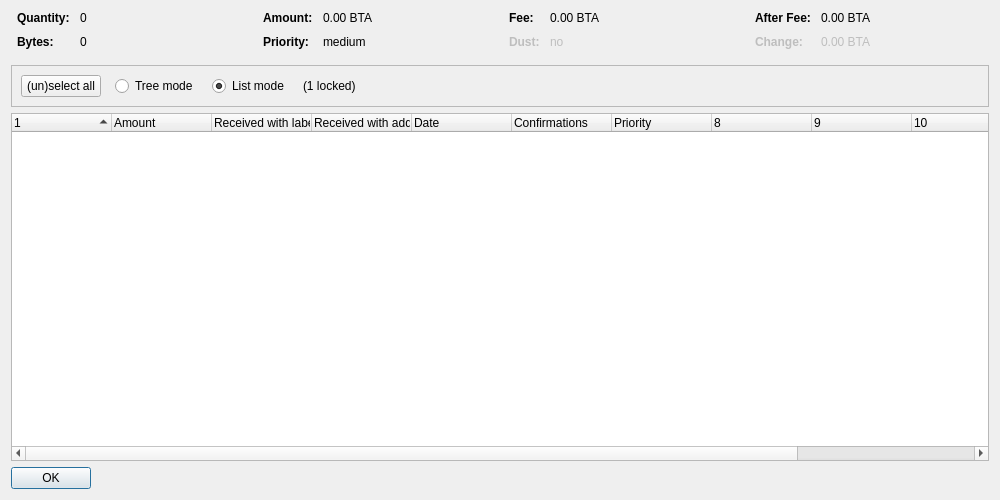
<?xml version="1.0" encoding="UTF-8"?>
<ui version="4.0">
 <class>CoinControlDialog</class>
 <widget class="QDialog" name="CoinControlDialog">
  <property name="geometry">
   <rect>
    <x>0</x>
    <y>0</y>
    <width>1000</width>
    <height>500</height>
   </rect>
  </property>
  <property name="windowTitle">
   <string>Coin Selection</string>
  </property>
  <layout class="QVBoxLayout" name="verticalLayout">
   <item>
    <layout class="QHBoxLayout" name="horizontalLayoutTop" stretch="0,0,0,0">
     <property name="topMargin">
      <number>0</number>
     </property>
     <property name="bottomMargin">
      <number>10</number>
     </property>
     <item>
      <layout class="QFormLayout" name="formLayoutCoinControl1">
       <property name="horizontalSpacing">
        <number>10</number>
       </property>
       <property name="verticalSpacing">
        <number>10</number>
       </property>
       <property name="leftMargin">
        <number>6</number>
       </property>
       <property name="rightMargin">
        <number>6</number>
       </property>
       <item row="0" column="0">
        <widget class="QLabel" name="labelCoinControlQuantityText">
         <property name="font">
          <font>
           <weight>75</weight>
           <bold>true</bold>
          </font>
         </property>
         <property name="text">
          <string>Quantity:</string>
         </property>
        </widget>
       </item>
       <item row="0" column="1">
        <widget class="QLabel" name="labelCoinControlQuantity">
         <property name="cursor">
          <cursorShape>IBeamCursor</cursorShape>
         </property>
         <property name="contextMenuPolicy">
          <enum>Qt::ActionsContextMenu</enum>
         </property>
         <property name="text">
          <string notr="true">0</string>
         </property>
         <property name="textInteractionFlags">
          <set>Qt::LinksAccessibleByMouse|Qt::TextSelectableByKeyboard|Qt::TextSelectableByMouse</set>
         </property>
        </widget>
       </item>
       <item row="1" column="0">
        <widget class="QLabel" name="labelCoinControlBytesText">
         <property name="font">
          <font>
           <weight>75</weight>
           <bold>true</bold>
          </font>
         </property>
         <property name="text">
          <string>Bytes:</string>
         </property>
        </widget>
       </item>
       <item row="1" column="1">
        <widget class="QLabel" name="labelCoinControlBytes">
         <property name="cursor">
          <cursorShape>IBeamCursor</cursorShape>
         </property>
         <property name="contextMenuPolicy">
          <enum>Qt::ActionsContextMenu</enum>
         </property>
         <property name="text">
          <string notr="true">0</string>
         </property>
         <property name="textInteractionFlags">
          <set>Qt::LinksAccessibleByMouse|Qt::TextSelectableByKeyboard|Qt::TextSelectableByMouse</set>
         </property>
        </widget>
       </item>
      </layout>
     </item>
     <item>
      <layout class="QFormLayout" name="formLayoutCoinControl2">
       <property name="horizontalSpacing">
        <number>10</number>
       </property>
       <property name="verticalSpacing">
        <number>10</number>
       </property>
       <property name="leftMargin">
        <number>6</number>
       </property>
       <property name="rightMargin">
        <number>6</number>
       </property>
       <item row="0" column="0">
        <widget class="QLabel" name="labelCoinControlAmountText">
         <property name="font">
          <font>
           <weight>75</weight>
           <bold>true</bold>
          </font>
         </property>
         <property name="text">
          <string>Amount:</string>
         </property>
        </widget>
       </item>
       <item row="0" column="1">
        <widget class="QLabel" name="labelCoinControlAmount">
         <property name="cursor">
          <cursorShape>IBeamCursor</cursorShape>
         </property>
         <property name="contextMenuPolicy">
          <enum>Qt::ActionsContextMenu</enum>
         </property>
         <property name="text">
          <string notr="true">0.00 BTA</string>
         </property>
         <property name="textInteractionFlags">
          <set>Qt::LinksAccessibleByMouse|Qt::TextSelectableByKeyboard|Qt::TextSelectableByMouse</set>
         </property>
        </widget>
       </item>
       <item row="1" column="0">
        <widget class="QLabel" name="labelCoinControlPriorityText">
         <property name="font">
          <font>
           <weight>75</weight>
           <bold>true</bold>
          </font>
         </property>
         <property name="text">
          <string>Priority:</string>
         </property>
        </widget>
       </item>
       <item row="1" column="1">
        <widget class="QLabel" name="labelCoinControlPriority">
         <property name="cursor">
          <cursorShape>IBeamCursor</cursorShape>
         </property>
         <property name="contextMenuPolicy">
          <enum>Qt::ActionsContextMenu</enum>
         </property>
         <property name="text">
          <string notr="true">medium</string>
         </property>
         <property name="textInteractionFlags">
          <set>Qt::LinksAccessibleByMouse|Qt::TextSelectableByKeyboard|Qt::TextSelectableByMouse</set>
         </property>
        </widget>
       </item>
      </layout>
     </item>
     <item>
      <layout class="QFormLayout" name="formLayoutCoinControl3">
       <property name="horizontalSpacing">
        <number>10</number>
       </property>
       <property name="verticalSpacing">
        <number>10</number>
       </property>
       <property name="leftMargin">
        <number>6</number>
       </property>
       <property name="rightMargin">
        <number>6</number>
       </property>
       <item row="0" column="0">
        <widget class="QLabel" name="labelCoinControlFeeText">
         <property name="font">
          <font>
           <weight>75</weight>
           <bold>true</bold>
          </font>
         </property>
         <property name="text">
          <string>Fee:</string>
         </property>
        </widget>
       </item>
       <item row="0" column="1">
        <widget class="QLabel" name="labelCoinControlFee">
         <property name="cursor">
          <cursorShape>IBeamCursor</cursorShape>
         </property>
         <property name="contextMenuPolicy">
          <enum>Qt::ActionsContextMenu</enum>
         </property>
         <property name="text">
          <string notr="true">0.00 BTA</string>
         </property>
         <property name="textInteractionFlags">
          <set>Qt::LinksAccessibleByMouse|Qt::TextSelectableByKeyboard|Qt::TextSelectableByMouse</set>
         </property>
        </widget>
       </item>
       <item row="1" column="0">
        <widget class="QLabel" name="labelCoinControlLowOutputText">
         <property name="enabled">
          <bool>false</bool>
         </property>
         <property name="font">
          <font>
           <weight>75</weight>
           <bold>true</bold>
          </font>
         </property>
         <property name="text">
          <string>Dust:</string>
         </property>
        </widget>
       </item>
       <item row="1" column="1">
        <widget class="QLabel" name="labelCoinControlLowOutput">
         <property name="enabled">
          <bool>false</bool>
         </property>
         <property name="cursor">
          <cursorShape>IBeamCursor</cursorShape>
         </property>
         <property name="contextMenuPolicy">
          <enum>Qt::ActionsContextMenu</enum>
         </property>
         <property name="text">
          <string notr="true">no</string>
         </property>
         <property name="textInteractionFlags">
          <set>Qt::LinksAccessibleByMouse|Qt::TextSelectableByKeyboard|Qt::TextSelectableByMouse</set>
         </property>
        </widget>
       </item>
      </layout>
     </item>
     <item>
      <layout class="QFormLayout" name="formLayoutCoinControl4">
       <property name="horizontalSpacing">
        <number>10</number>
       </property>
       <property name="verticalSpacing">
        <number>10</number>
       </property>
       <property name="leftMargin">
        <number>6</number>
       </property>
       <property name="rightMargin">
        <number>6</number>
       </property>
       <item row="0" column="0">
        <widget class="QLabel" name="labelCoinControlAfterFeeText">
         <property name="font">
          <font>
           <weight>75</weight>
           <bold>true</bold>
          </font>
         </property>
         <property name="text">
          <string>After Fee:</string>
         </property>
        </widget>
       </item>
       <item row="0" column="1">
        <widget class="QLabel" name="labelCoinControlAfterFee">
         <property name="cursor">
          <cursorShape>IBeamCursor</cursorShape>
         </property>
         <property name="contextMenuPolicy">
          <enum>Qt::ActionsContextMenu</enum>
         </property>
         <property name="text">
          <string notr="true">0.00 BTA</string>
         </property>
         <property name="textInteractionFlags">
          <set>Qt::LinksAccessibleByMouse|Qt::TextSelectableByKeyboard|Qt::TextSelectableByMouse</set>
         </property>
        </widget>
       </item>
       <item row="1" column="0">
        <widget class="QLabel" name="labelCoinControlChangeText">
         <property name="enabled">
          <bool>false</bool>
         </property>
         <property name="font">
          <font>
           <weight>75</weight>
           <bold>true</bold>
          </font>
         </property>
         <property name="text">
          <string>Change:</string>
         </property>
        </widget>
       </item>
       <item row="1" column="1">
        <widget class="QLabel" name="labelCoinControlChange">
         <property name="enabled">
          <bool>false</bool>
         </property>
         <property name="cursor">
          <cursorShape>IBeamCursor</cursorShape>
         </property>
         <property name="contextMenuPolicy">
          <enum>Qt::ActionsContextMenu</enum>
         </property>
         <property name="text">
          <string notr="true">0.00 BTA</string>
         </property>
         <property name="textInteractionFlags">
          <set>Qt::LinksAccessibleByMouse|Qt::TextSelectableByKeyboard|Qt::TextSelectableByMouse</set>
         </property>
        </widget>
       </item>
      </layout>
     </item>
    </layout>
   </item>
   <item>
    <widget class="QFrame" name="frame">
     <property name="minimumSize">
      <size>
       <width>0</width>
       <height>40</height>
      </size>
     </property>
     <property name="frameShape">
      <enum>QFrame::StyledPanel</enum>
     </property>
     <property name="frameShadow">
      <enum>QFrame::Sunken</enum>
     </property>
     <layout class="QHBoxLayout" name="horizontalLayout">
      <item>
      <layout class="QHBoxLayout" name="horizontalLayoutPanel" stretch="0,0,0,0,0">
       <property name="spacing">
        <number>14</number>
       </property>
       <item>
        <widget class="QPushButton" name="pushButtonSelectAll">
         <property name="sizePolicy">
          <sizepolicy hsizetype="Maximum" vsizetype="Fixed">
           <horstretch>0</horstretch>
           <verstretch>0</verstretch>
          </sizepolicy>
         </property>
         <property name="text">
          <string>(un)select all</string>
         </property>
          <property name="autoDefault">
           <bool>false</bool>
          </property>
        </widget>
       </item>
       <item>
        <widget class="QRadioButton" name="radioTreeMode">
         <property name="sizePolicy">
          <sizepolicy hsizetype="Maximum" vsizetype="Fixed">
           <horstretch>0</horstretch>
           <verstretch>0</verstretch>
          </sizepolicy>
         </property>
         <property name="text">
          <string>Tree mode</string>
         </property>
        </widget>
       </item>
       <item>
        <widget class="QRadioButton" name="radioListMode">
         <property name="sizePolicy">
          <sizepolicy hsizetype="Maximum" vsizetype="Fixed">
           <horstretch>0</horstretch>
           <verstretch>0</verstretch>
          </sizepolicy>
         </property>
         <property name="text">
          <string>List mode</string>
         </property>
          <property name="checked">
           <bool>true</bool>
          </property>
        </widget>
       </item>
       <item>
        <widget class="QLabel" name="labelLocked">
         <property name="text">
           <string notr="true">(1 locked)</string>
         </property>
        </widget>
       </item>
       <item>
        <spacer name="horizontalSpacer">
         <property name="orientation">
          <enum>Qt::Horizontal</enum>
         </property>
         <property name="sizeHint" stdset="0">
          <size>
           <width>40</width>
           <height>20</height>
          </size>
         </property>
        </spacer>
       </item>
      </layout>
      </item>
     </layout>
    </widget>
   </item>
   <item>
    <widget class="CoinControlTreeWidget" name="treeWidget">
     <property name="contextMenuPolicy">
      <enum>Qt::CustomContextMenu</enum>
     </property>
     <property name="sortingEnabled">
      <bool>false</bool>
     </property>
     <property name="columnCount">
      <number>12</number>
     </property>
     <attribute name="headerShowSortIndicator" stdset="0">
      <bool>true</bool>
     </attribute>
     <attribute name="headerStretchLastSection">
      <bool>false</bool>
     </attribute>
     <column>
      <property name="text">
       <string/>
      </property>
     </column>
     <column>
      <property name="text">
       <string>Amount</string>
      </property>
     </column>
     <column>
      <property name="text">
       <string>Received with label</string>
      </property>
     </column>
     <column>
      <property name="text">
       <string>Received with address</string>
      </property>
     </column>
     <column>
      <property name="text">
       <string>Date</string>
      </property>
     </column>
     <column>
      <property name="text">
       <string>Confirmations</string>
      </property>
      <property name="toolTip">
       <string>Confirmed</string>
      </property>
     </column>
     <column>
      <property name="text">
       <string>Priority</string>
      </property>
     </column>
     <column>
      <property name="text">
       <string/>
      </property>
     </column>
     <column>
      <property name="text">
       <string/>
      </property>
     </column>
     <column>
      <property name="text">
       <string/>
      </property>
     </column>
     <column>
      <property name="text">
       <string/>
      </property>
     </column>
     <column>
      <property name="text">
       <string/>
      </property>
     </column>
    </widget>
   </item>
   <item>
    <widget class="QDialogButtonBox" name="buttonBox">
     <property name="sizePolicy">
      <sizepolicy hsizetype="Maximum" vsizetype="Fixed">
       <horstretch>0</horstretch>
       <verstretch>0</verstretch>
      </sizepolicy>
     </property>
     <property name="orientation">
      <enum>Qt::Horizontal</enum>
     </property>
     <property name="standardButtons">
      <set>QDialogButtonBox::Ok</set>
     </property>
    </widget>
   </item>
  </layout>
 </widget>
 <customwidgets>
  <customwidget>
   <class>CoinControlTreeWidget</class>
   <extends>QTreeWidget</extends>
   <header>coincontroltreewidget.h</header>
  </customwidget>
 </customwidgets>
 <resources/>
 <connections/>
</ui>
